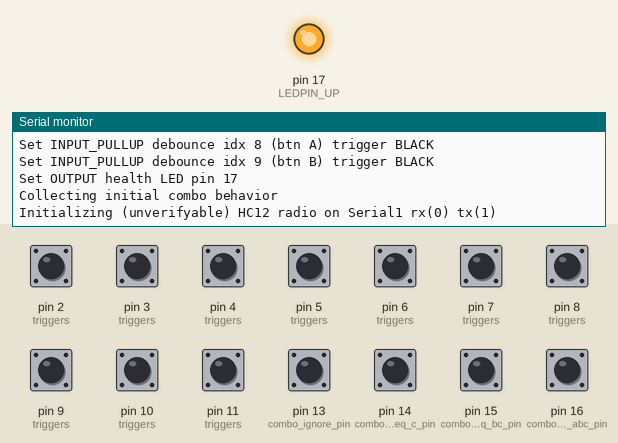
Recording of a sketch running on a simulated Arduino Mega 2560, built with avr-gcc and run on an emulated ATmega2560. Shown: output pins drawn as LEDs (lit = HIGH), the last lines printed to the serial monitor. The test bench sets the inputs (shaded band); at power-on: pin 2 (triggers), pin 3 (triggers), pin 4 (triggers), pin 5 (triggers), pin 6 (triggers), pin 7 (triggers), pin 8 (triggers), pin 9 (triggers), pin 10 (triggers), pin 11 (triggers), pin 13 (combo_ignore_pin), pin 14 (combo_ab_eq_c_pin), pin 15 (combo_ab_eq_bc_pin), pin 16 (combo_ab_eq_abc_pin) HIGH.

Above: at 1.2 s.
1.3 s: pin 2 (triggers) pulled LOW for 0.15 s
At 2.6 s:
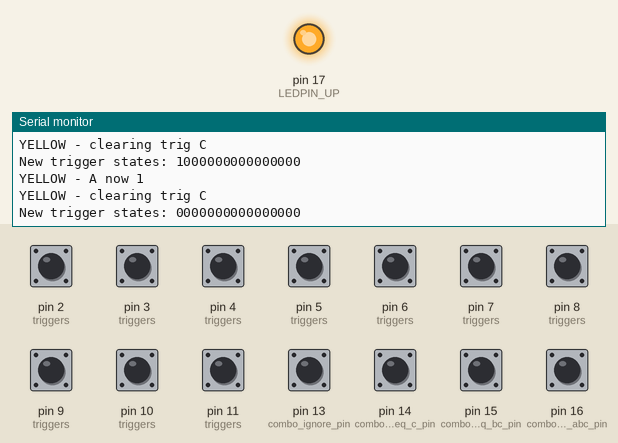
2.9 s: pin 3 (triggers) pulled LOW for 0.15 s
At 4.0 s:
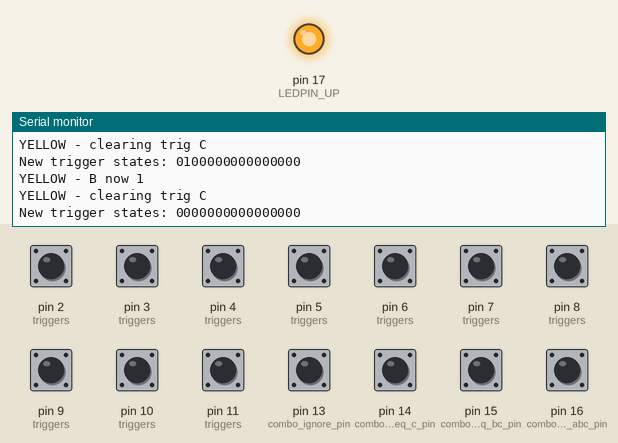
4.5 s: pin 4 (triggers) pulled LOW for 0.15 s
At 5.1 s:
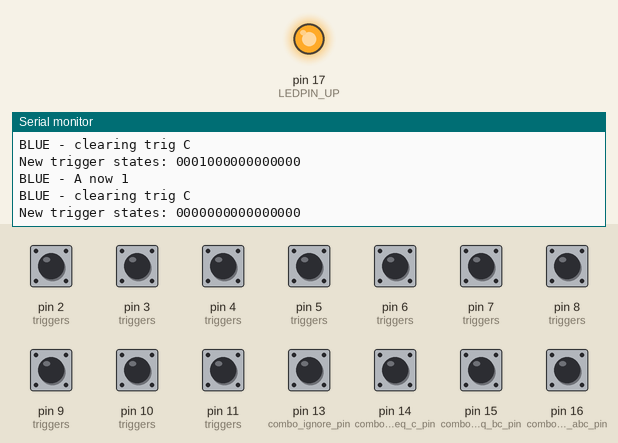
6.1 s: pin 5 (triggers) pulled LOW for 0.15 s
At 7.4 s:
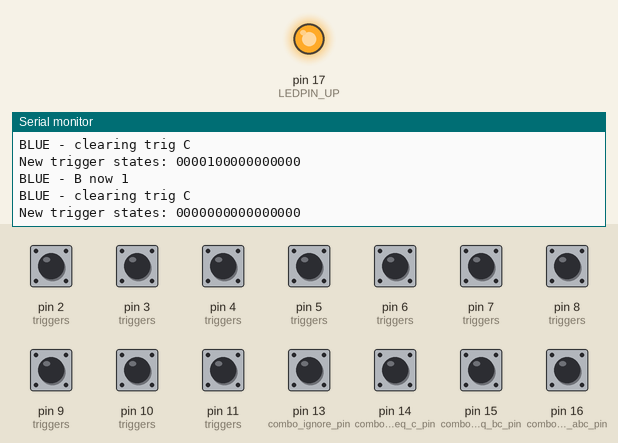
7.7 s: pin 6 (triggers) pulled LOW for 0.15 s
At 9.0 s:
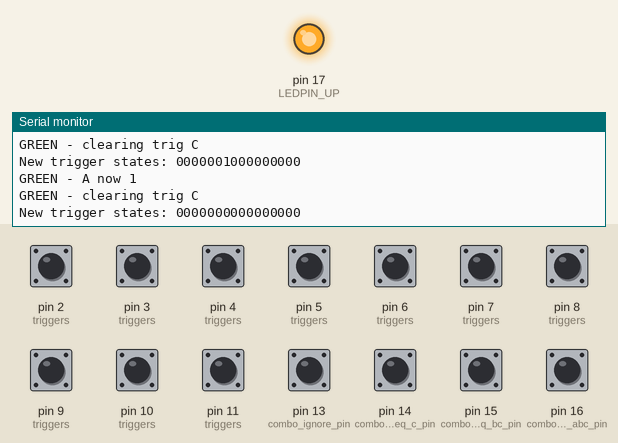
9.3 s: pin 7 (triggers) pulled LOW for 0.15 s
At 9.9 s:
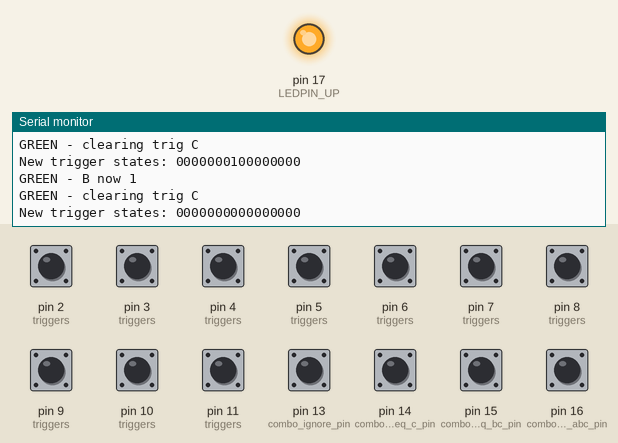

The sketch:

button_controller_hc12_UART.ino
```cpp
/*
 *  Board settings:
 *  Teensy 3.2
 */

#include <SoftwareSerial.h>
#include <Bounce2.h>

// Power /OK LED
#define LEDPIN_UP 17

// radio
#define HC12 Serial1 // Teensy pins rx(0) tx(1)

// transmission control
byte start_marker = 0x3C; // '<'
byte end_marker = 0x3E; // '>'
byte transmission[4];

// button combination behavior switch
#define combo_ignore_pin 13
#define combo_ab_eq_c_pin 14
#define combo_ab_eq_bc_pin 15
#define combo_ab_eq_abc_pin 16
#define BEHAVIOR_COUNT 4
const uint8_t BEHAVIOR_SELECT_PINS[BEHAVIOR_COUNT] = {
  combo_ignore_pin,
  combo_ab_eq_c_pin,
  combo_ab_eq_bc_pin,
  combo_ab_eq_abc_pin
};
uint8_t current_behavior;

// trigger, identifier, & button pin map
struct fire_control {
  char name[10];
  uint8_t button_a_pin;
  uint8_t button_b_pin;
  uint8_t trigger_a_index;
  uint8_t trigger_b_index;
  uint8_t trigger_c_index;
} triggers[] = {
  {"YELLOW", 2, 3, 0, 1, 2},
  {"BLUE", 4, 5, 3, 4, 5},
  {"GREEN", 6, 7, 6, 7, 8},
  {"RED", 8, 9, 9, 10, 11},
  {"BLACK", 10, 11, 12, 13, 14}
};

// the single int sent over the air, in which each bit represents
// a single relay state on the recieving end
int trigger_states;
int previous_trigger_states;

// button state tracking
int button_a_index;
int button_b_index;
bool button_a_state;
bool button_b_state;
// bools to track if either button changed this iternation,
// becuase we can't check update() more than once
bool button_a_updated;
bool button_b_updated;

int control_count = sizeof(triggers)/sizeof(*triggers);
int button_count = 2*control_count;

// debounce lib
Bounce * buttons = new Bounce[button_count]; // fire control buttons
Bounce * behaviors = new Bounce[BEHAVIOR_COUNT]; // behavior select switch

void setPinModes() {

  Serial.println("Set pin modes:");

  int button_a_index;
  int button_b_index;

  for (uint8_t i = 0; i < control_count; i++) {
    button_a_index = i+i;
    button_b_index = i+i+1;
    Serial.print("Set INPUT_PULLUP debounce idx ");
    Serial.print(button_a_index);
    Serial.print(" (btn A) trigger ");
    Serial.println(triggers[i].name);
    buttons[button_a_index].attach(triggers[i].button_a_pin , INPUT_PULLUP);
    buttons[button_a_index].interval(25); // interval in ms
    Serial.print("Set INPUT_PULLUP debounce idx ");
    Serial.print(button_b_index);
    Serial.print(" (btn B) trigger ");
    Serial.println(triggers[i].name);
    buttons[button_b_index].attach(triggers[i].button_b_pin , INPUT_PULLUP);
    buttons[button_b_index].interval(25); // interval in ms
  }

  Serial.print("Set OUTPUT health LED pin ");
  Serial.println(LEDPIN_UP);
  pinMode(LEDPIN_UP, OUTPUT);

  for (uint8_t i = 0; i < BEHAVIOR_COUNT; i++) {
    behaviors[i].attach(BEHAVIOR_SELECT_PINS[i], INPUT_PULLUP);
    behaviors[i].interval(10); // interval in ms - not expecting much bounce here
  }

} // /setPinModes()

void collectButtonStates() {

  for (uint8_t i = 0; i < control_count; i++) { // each set of colors

    button_a_index = i+i;
    button_b_index = i+i+1;

    // poll button A
    if (buttons[button_a_index].update()) {
      button_a_updated = true;
      button_a_state = buttons[button_a_index].read();
      Serial.print(triggers[i].name);
      Serial.print(" - A now ");
      Serial.println(button_a_state);
      if (button_a_state == LOW) {
        // set trigger ON bit
        bitSet(trigger_states, triggers[i].trigger_a_index);
      } else if (button_a_state == HIGH) {
        // set triffer OFF bit
        bitClear(trigger_states, triggers[i].trigger_a_index);
      }
    } else {
      button_a_updated = false;
    }

    // poll button B
    if (buttons[button_b_index].update()) {
      button_b_updated = true;
      button_b_state = buttons[button_b_index].read();
      Serial.print(triggers[i].name);
      Serial.print(" - B now ");
      Serial.println(button_b_state);
      if (button_b_state == LOW) {
        // set trigger ON bit
        bitSet(trigger_states, triggers[i].trigger_b_index);
      } else if (button_b_state == HIGH) {
        // set triffer OFF bit
        bitClear(trigger_states, triggers[i].trigger_b_index);
      }
    } else {
      button_b_updated = false;
    }

    if (button_a_updated || button_b_updated) {
      //if (button_a_state == LOW && button_b_state == LOW) {
      if (
        bitRead(trigger_states, triggers[i].trigger_a_index) == 1 &&
        bitRead(trigger_states, triggers[i].trigger_b_index) == 1) {
        // translate combination according to switch setting
        switch (current_behavior) {
          case 0:
            Serial.print(triggers[i].name);
            Serial.println(" - not translating A+B combo");
            break;
          case 1:
            Serial.print(triggers[i].name);
            Serial.println(" - translating A+B combo to trig C");
            bitClear(trigger_states, triggers[i].trigger_a_index);
            bitClear(trigger_states, triggers[i].trigger_b_index);
            bitSet(trigger_states, triggers[i].trigger_c_index);
            break;
          case 2:
            Serial.print(triggers[i].name);
            Serial.println(" - translating A+B combo to trig B+C");
            bitClear(trigger_states, triggers[i].trigger_a_index);
            bitSet(trigger_states, triggers[i].trigger_c_index);
            break;
          case 3:
            // translate A + B to trigger A + B + C
            Serial.print(triggers[i].name);
            Serial.println(" - translating A+B combo to trig A+B+C");
            bitSet(trigger_states, triggers[i].trigger_c_index);
            break;
        }
      } else {
        // no combination - turn off trigger c
        Serial.print(triggers[i].name);
        Serial.println(" - clearing trig C");
        bitClear(trigger_states, triggers[i].trigger_c_index);
      }
    }
  }

} // /collectButtonStates()

void getComboBehavior(bool set_without_update) {
  // set_without_update is used to firse read() on controller boot
  // when the swatch has never update()ed. All future loop()s we
  // dont want to have to read() 4 pins if there was no update()
  bool was_updated;
  for (uint8_t i = 0; i < BEHAVIOR_COUNT; i++)  {
    was_updated = behaviors[i].update();
    // return the first behavior pin that is low
    // this isnt perfect, but the hardware is a rotary selector, so
    // there "should" never be more than one low pin
    if (set_without_update) {
      if (behaviors[i].read() == LOW) {
        Serial.print("New behavior setting: ");
        Serial.println(i);
        current_behavior = i;
      }
    } else if (was_updated) {
      if (behaviors[i].read() == LOW) {
        Serial.print("New behavior setting: ");
        Serial.println(i);
        current_behavior = i;
      }
    }
  }
} // /getComboBehavior()

void test() {
  // send a test pattern forever
  Serial.println("Test mode");
  while (true) {
    for (uint8_t i=0; i<3; i++) {
      trigger_states=0;
      bitSet(trigger_states, i);
      for (uint8_t i = 0; i<16; i++) {
        Serial.print(bitRead(trigger_states, i));
      }
      Serial.println();
      transmission[0] = start_marker;
      transmission[1] = highByte(trigger_states);
      transmission[2] = lowByte(trigger_states);
      transmission[3] = end_marker;
      HC12.write(transmission,4);
      delay(250);
    }
  }
}

void setup() {

  // init serial for debug
  Serial.begin(115200);
  Serial.println("Serial up");

  setPinModes();
  // turn on status LED
  // (not much happens with this, but if the controller dies or isnt
  // getting enough power it obviously won't go on, which is helpful)
  digitalWrite(LEDPIN_UP, HIGH);

  // collect inital behavior state
  Serial.println("Collecting initial combo behavior");
  getComboBehavior(true);

  // init radio
  Serial.println("Initializing (unverifyable) HC12 radio on Serial1 rx(0) tx(1)");
  HC12.begin(9600);

} // setup()

void loop() {

  //test();
  previous_trigger_states = trigger_states;
  getComboBehavior(false);
  collectButtonStates();

  // print trigger states to console on change
  if (trigger_states != previous_trigger_states) {
    Serial.print("New trigger states: ");
    for (uint8_t i = 0; i<16; i++) {
      Serial.print(bitRead(trigger_states, i));
    }
    Serial.println();
  }

  // send OTA even if no changes
  transmission[0] = start_marker;
  transmission[1] = highByte(trigger_states);
  transmission[2] = lowByte(trigger_states);
  transmission[3] = end_marker;
  HC12.write(transmission,4);

} // /loop()
```

Measured:
- after the input at 1.3 s, the serial monitor: prints a new line at once (image 1)
- after the input at 2.9 s, the serial monitor: prints a new line at once (image 2)
- after the input at 4.5 s, the serial monitor: prints a new line at once (image 3)
- after the input at 6.1 s, the serial monitor: prints a new line at once (image 4)
- after the input at 7.7 s, the serial monitor: prints a new line at once (image 5)
- after the input at 9.3 s, the serial monitor: prints a new line at once (image 6)
